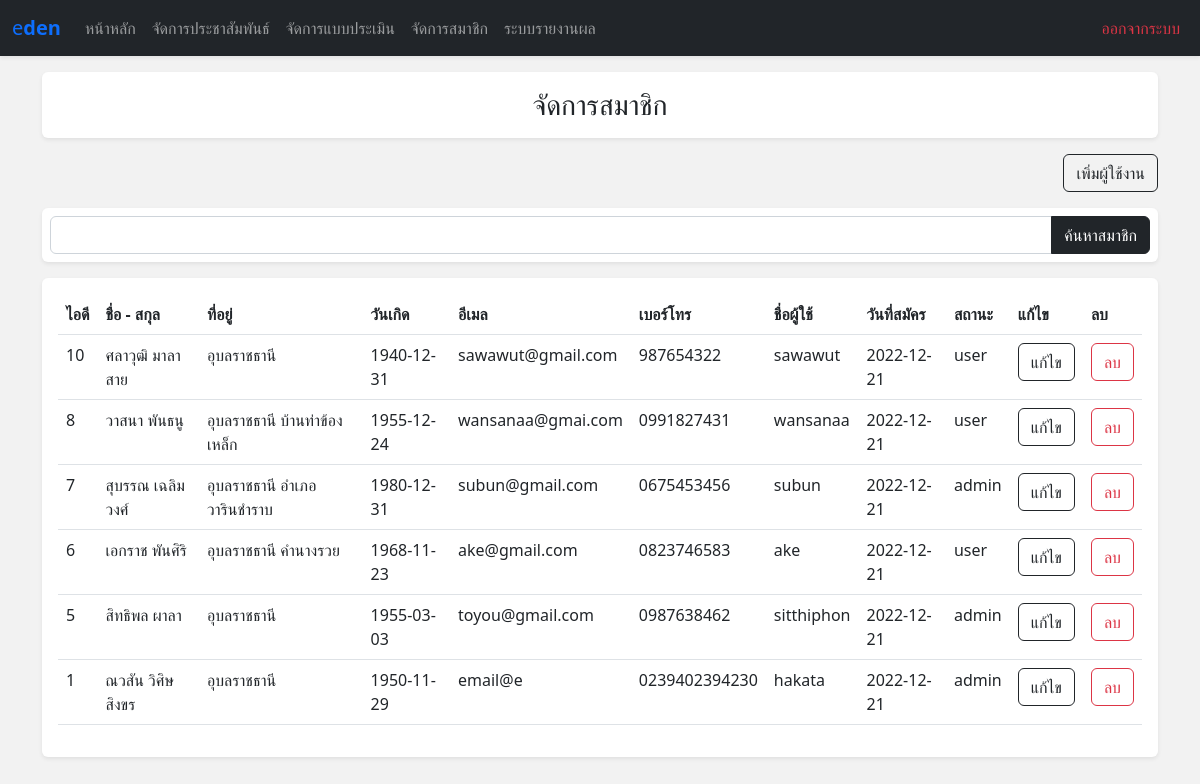
The app's page /admin/members (signed in), older data.
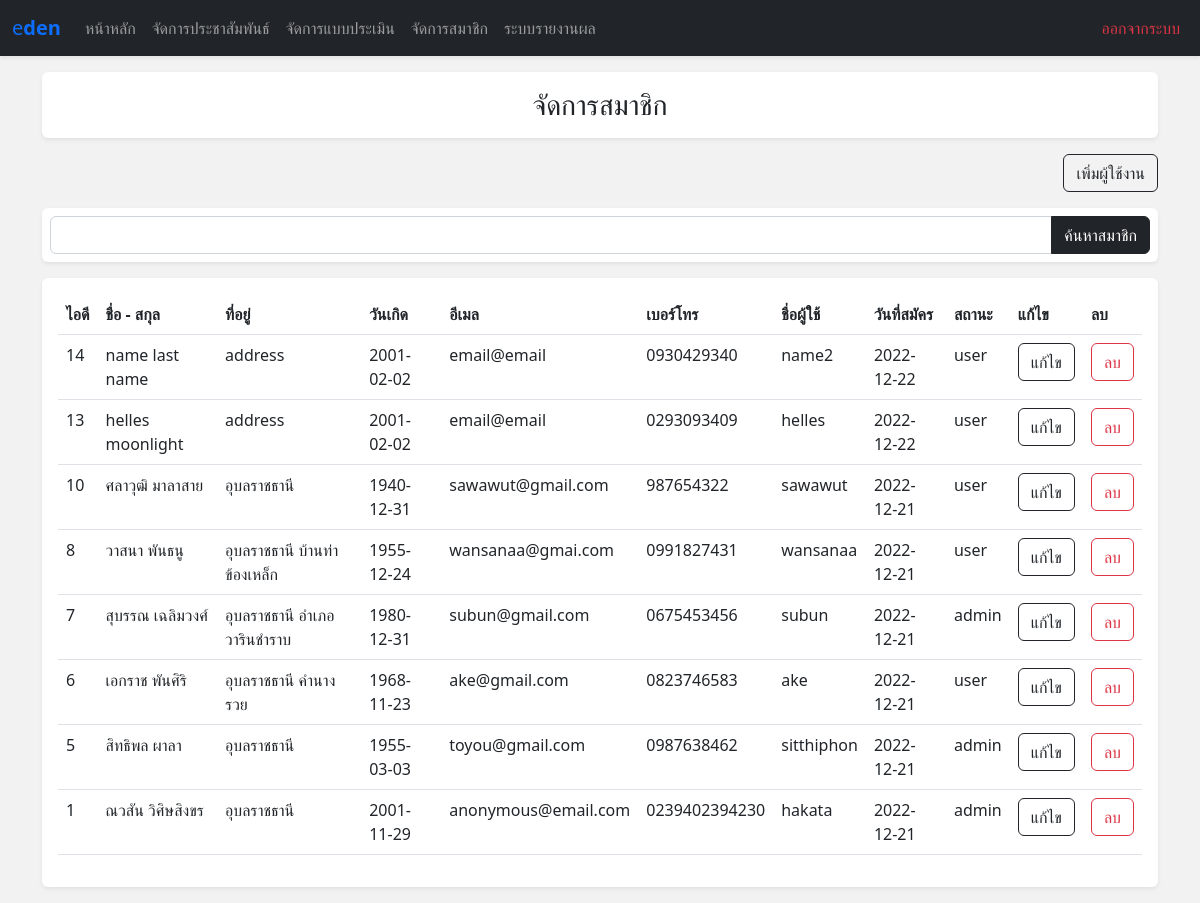
The same page, newer data.
### tables this page shows
CREATE TABLE `member` (
  `mem_id` int(5) NOT NULL,
  `mem_name` varchar(200) NOT NULL,
  `mem_address` varchar(200) NOT NULL,
  `mem_date` date NOT NULL,
  `mem_email` varchar(100) NOT NULL,
  `mem_tel` varchar(20) NOT NULL,
  `mem_username` varchar(50) NOT NULL,
  `mem_password` varchar(50) NOT NULL,
  `mem_view` int(5) NOT NULL,
  `mem_status` varchar(10) NOT NULL,
  `mem_regis_date` date NOT NULL
);

### modules/getParams.php (called while the page is built, shortened)
<?php
function fetch($result){
    return mysqli_fetch_assoc($result);
}

### com/admin-member/ShowMember.php (the view, shortened to what this page needs)
<?php
if(isset($_GET['search'])) {
    $allMember=$db->query("SELECT * FROM member
     WHERE mem_name LIKE '%{$_GET['search']}%' OR
        mem_name LIKE '%{$_GET['search']}%'
      ORDER BY mem_id DESC");
} else {
    $allMember=$db->query("SELECT * FROM member ORDER BY mem_id DESC");
}
?>
<div class="bg-white rounded shadow-sm p-3 my-3" style="overflow-x: scroll;">
    <table class="table table-hover">
        <thead>
            <th>ไอดี</th>
            <th>ชื่อ - สกุล</th>
            <th>ที่อยู่</th>
            <th>วันเกิด</th>
            <th>อีเมล</th>
            <th>เบอร์โทร</th>
            <th>ชื่อผู้ใช้</th>
            <th>วันที่สมัคร</th>
            <th>สถานะ</th>
            <th>แก้ไข</th>
            <th>ลบ</th>
        </thead>
        <tbody>
            <?php while($member=fetch($allMember)): ?>
                <tr>
                    <td><?php echo $member['mem_id']; ?></td>
                    <td><?php echo $member['mem_name']; ?></td>
                    <td><?php echo $member['mem_address']; ?></td>
                    <td><?php echo $member['mem_date']; ?></td>
                    <td><?php echo $member['mem_email']; ?></td>
                    <td><?php echo $member['mem_tel']; ?></td>
                    <td><?php echo $member['mem_username']; ?></td>
                    <td><?php echo $member['mem_regis_date']; ?></td>
                    <td><?php echo $member['mem_status']; ?></td>
                    <td>
                        <a class="btn btn-outline-dark" href="?mem_id=<?php echo $member['mem_id']; ?>">แก้ไข</a>
                    </td>
                    <td>
                        <form  method="post">
                            <button name="deleteMem" class="btn btn-outline-danger">ลบ</button>
                        </form>
                    </td>
                </tr>
            <?php endwhile; ?>
            </tbody>
    </table>
</div>

Row changes from the older to the newer data that the page shows:
added member: mem_id "14", mem_name "name last name", mem_address "address", mem_date "2001-02-02", mem_email "email@email", mem_tel "0930429340", mem_username "name2", mem_regis_date "2022-12-22", mem_status "user"
added member: mem_id "13", mem_name "helles moonlight", mem_address "address", mem_date "2001-02-02", mem_email "email@email", mem_tel "0293093409", mem_username "helles", mem_regis_date "2022-12-22", mem_status "user"
changed member "ณวสัน วิศิษสิงขร": mem_date "1950-11-29" → "2001-11-29"; mem_email "email@e" → "anonymous@email.com"
